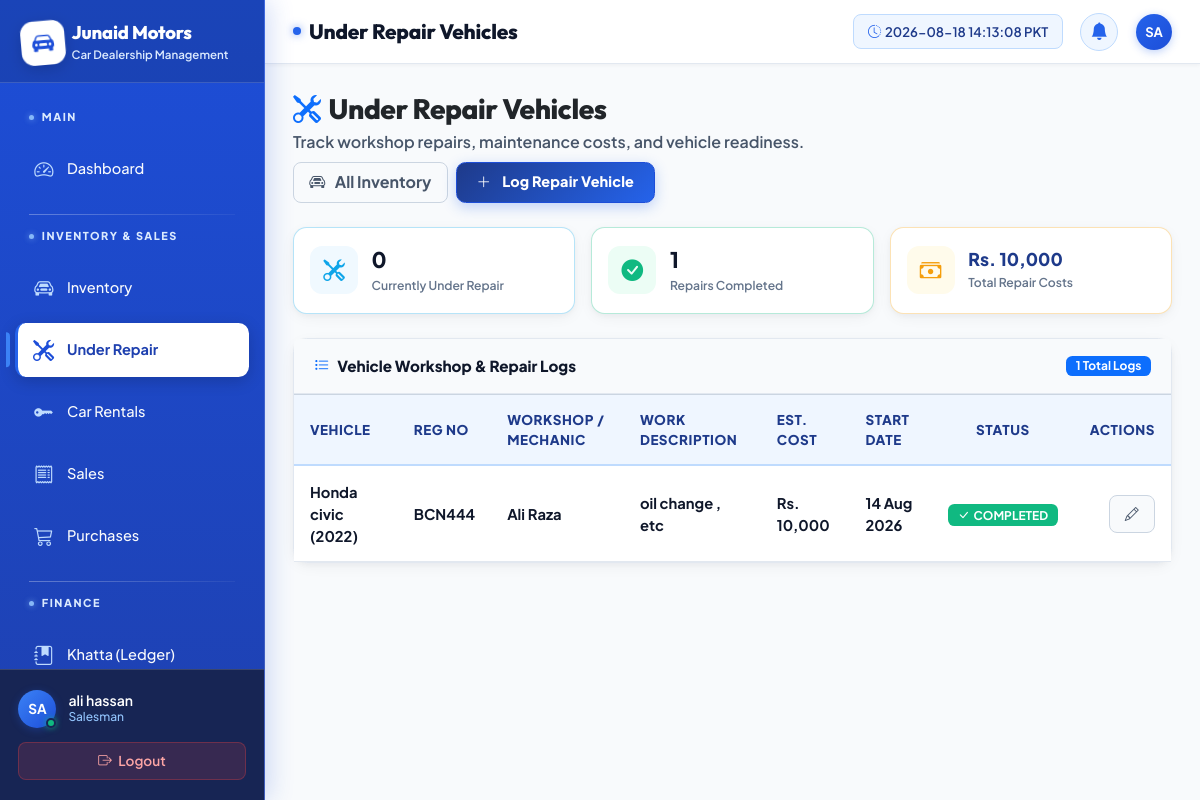
The page /inventory/repairs/ (signed in) on the database its author committed.
### apps/staff/models.py (models this page shows, shortened)
class StaffProfile(models.Model):
    ROLE_CHOICES = [
        ('admin', 'Admin'),
        ('manager', 'Manager'),
        ('salesman', 'Salesman'),
        ('accountant', 'Accountant'),
    ]
    user = models.OneToOneField(User, on_delete=models.CASCADE)
    role = models.CharField(max_length=20, choices=ROLE_CHOICES)
    phone = models.CharField(max_length=20)
    is_active = models.BooleanField(default=True)

### apps/inventory/models.py (models this page shows, shortened)
class CarRepair(models.Model):
    REPAIR_STATUS_CHOICES = [
        ('in_progress', 'In Progress'),
        ('pending_parts', 'Pending Parts'),
        ('completed', 'Completed'),
    ]
    car = models.ForeignKey(Car, on_delete=models.CASCADE, related_name='repairs')
    workshop_name = models.CharField(max_length=200)
    work_description = models.TextField(help_text="Details of repair or maintenance work")
    estimated_cost = models.DecimalField(max_digits=10, decimal_places=2, default=0)
    start_date = models.DateField()
    completion_date = models.DateField(blank=True, null=True)
    status = models.CharField(max_length=20, choices=REPAIR_STATUS_CHOICES, default='in_progress')
    notes = models.TextField(blank=True)

class Car(models.Model):
    STATUS_CHOICES = [
        ('available', 'Available'),
        ('reserved', 'Reserved'),
        ('sold', 'Sold'),
        ('under_repair', 'Under Repair'),
    ]
    name = models.CharField(max_length=200)
    model_year = models.IntegerField()
    color = models.CharField(max_length=100)
    registration_no = models.CharField(max_length=50, unique=True)
    purchase_price = models.DecimalField(max_digits=12, decimal_places=2)
    selling_price = models.DecimalField(max_digits=12, decimal_places=2)
    status = models.CharField(max_length=20, choices=STATUS_CHOICES, default='available')
    image = models.ImageField(upload_to='cars/', blank=True, null=True)
    video = models.FileField(upload_to='car_videos/', blank=True, null=True)
    entry_date = models.DateField(auto_now_add=True)
    notes = models.TextField(blank=True)

### apps/inventory/views.py (the view)
# urls.py: path('repairs/', views.repair_list, name='repair_list'),
@login_required
def repair_list(request):
    repairs = CarRepair.objects.select_related('car').order_by('-start_date')
    active_repairs = repairs.filter(status__in=['in_progress', 'pending_parts'])
    completed_repairs = repairs.filter(status='completed')
    total_cost = repairs.aggregate(Sum('estimated_cost'))['estimated_cost__sum'] or 0
    return render(request, 'inventory/repair_list.html', {
        'repairs': repairs,
        'active_repairs': active_repairs,
        'completed_repairs': completed_repairs,
        'active_count': active_repairs.count(),
        'completed_count': completed_repairs.count(),
        'total_cost': total_cost,
    })

### apps/dashboard/context_processors.py (called while the page is built)
def overdue_count(request):
    if request.user.is_authenticated:
        today = timezone.now().date()
        count = Installment.objects.filter(
            Q(status='overdue') | Q(status='pending', due_date__lt=today)
        ).count()
        return {'overdue_count': count}
    return {'overdue_count': 0}

### templates/inventory/repair_list.html (shortened to what this page needs)
{% extends 'base.html' %}
{% load humanize %}
{% block page_title %}Under Repair Vehicles{% endblock %}
{% block content %}
<div class="d-flex align-items-center justify-content-between mb-4 flex-wrap gap-2">
  <div>
    <h3 class="fw-extra-bold mb-1 text-dark"><i class="bi bi-tools text-primary me-2"></i>Under Repair Vehicles</h3>
    <p class="text-muted-custom mb-0 fs-7">Track workshop repairs, maintenance costs, and vehicle readiness.</p>
  </div>
  <div class="d-flex gap-2">
    <a href="{% url 'inventory_list' %}" class="btn-ghost fw-bold"><i class="bi bi-car-front me-1"></i>All Inventory</a>
    <a href="{% url 'add_repair' %}" class="btn btn-primary fw-bold"><i class="bi bi-plus-lg me-1"></i>Log Repair Vehicle</a>
  </div>
</div>
<div class="row g-3 mb-4">
  <div class="col-md-4">
    <div class="stat-card info">
      <div class="stat-icon"><i class="bi bi-tools"></i></div>
      <div class="stat-content">
        <div class="stat-value fw-extra-bold text-primary">{{ active_count }}</div>
        <div class="stat-label">Currently Under Repair</div>
      </div>
    </div>
  </div>
  <div class="col-md-4">
    <div class="stat-card success">
      <div class="stat-icon"><i class="bi bi-check-circle-fill"></i></div>
      <div class="stat-content">
        <div class="stat-value fw-extra-bold text-success">{{ completed_count }}</div>
        <div class="stat-label">Repairs Completed</div>
      </div>
    </div>
  </div>
  <div class="col-md-4">
    <div class="stat-card warning">
      <div class="stat-icon"><i class="bi bi-cash-stack"></i></div>
      <div class="stat-content">
        <div class="stat-value text-amount fw-extra-bold">Rs. {{ total_cost|floatformat:0|intcomma }}</div>
        <div class="stat-label">Total Repair Costs</div>
      </div>
    </div>
  </div>
</div>
<div class="card mb-4">
  <div class="card-header d-flex justify-content-between align-items-center">
    <div><i class="bi bi-list-task me-2 text-primary"></i><span class="fw-extra-bold">Vehicle Workshop & Repair Logs</span></div>
    <span class="badge bg-primary fw-bold">{{ repairs.count }} Total Logs</span>
  </div>
  <div class="card-body p-0">
    {% if repairs %}
    <div class="table-responsive">
      <table class="table mb-0 align-middle">
        <thead>
          <tr>
            <th>Vehicle</th>
            <th>Reg No</th>
            <th>Workshop / Mechanic</th>
            <th>Work Description</th>
            <th>Est. Cost</th>
            <th>Start Date</th>
            <th class="text-center">Status</th>
            <th class="text-end">Actions</th>
          </tr>
        </thead>
        <tbody>
          {% for r in repairs %}
          <tr>
            <td class="fw-extra-bold text-dark">{{ r.car.name }} ({{ r.car.model_year }})</td>
            <td class="fw-bold text-amber">{{ r.car.registration_no }}</td>
            <td class="fw-bold text-dark">{{ r.workshop_name }}</td>
            <td class="fw-semibold text-secondary" style="max-width:250px;">{{ r.work_description|truncatechars:60 }}</td>
            <td class="fw-extra-bold text-dark">Rs. {{ r.estimated_cost|floatformat:0|intcomma }}</td>
            <td class="fw-bold text-muted-custom">{{ r.start_date|date:"d M Y" }}</td>
            <td class="text-center">
              {% if r.status == 'in_progress' %}
                <span class="badge bg-primary"><i class="bi bi-gear-wide-connected me-1"></i>IN PROGRESS</span>
              {% elif r.status == 'pending_parts' %}
                <span class="badge bg-warning"><i class="bi bi-hourglass-split me-1"></i>PENDING PARTS</span>
              {% else %}
                <span class="badge badge-paid"><i class="bi bi-check-lg me-1"></i>COMPLETED</span>
              {% endif %}
            </td>
            <td class="text-end">
              <a href="{% url 'edit_repair' r.pk %}" class="btn btn-sm btn-ghost fw-bold" title="Edit Repair Log"><i class="bi bi-pencil"></i></a>
            </td>
          </tr>
          {% endfor %}
        </tbody>
      </table>
    </div>
    {% else %}
    <div class="empty-state"><i class="bi bi-tools"></i><p>No vehicle repair records logged yet. <a href="{% url 'add_repair' %}" class="text-primary fw-bold">Log a vehicle repair</a></p></div>
    {% endif %}
  </div>
</div>
{% endblock %}

### templates/base.html (shortened to what this page needs)
{% load static %}
{% load humanize %}
<!DOCTYPE html>
<html lang="en" data-bs-theme="light">
<head>
  <link rel="stylesheet" href="https://cdn.jsdelivr.net/npm/bootstrap@5.3.3/dist/css/bootstrap.min.css">
  <link rel="stylesheet" href="https://cdn.jsdelivr.net/npm/bootstrap-icons@1.11.3/font/bootstrap-icons.min.css">
  <link rel="stylesheet" href="{% static 'css/tailwind.css' %}?v=12.0">
  <link rel="stylesheet" href="{% static 'css/custom.css' %}?v=12.0">
  <link rel="stylesheet" href="{% static 'css/animations.css' %}?v=12.0">
</head>
<body>
<nav id="sidebar">
  <div class="sidebar-logo">
    <div class="d-flex align-items-center gap-2">
      <div class="logo-icon-badge">
        <i class="bi bi-car-front-fill"></i>
      </div>
      <div>
        <h4>Junaid Motors</h4>
        <span>Car Dealership Management</span>
      </div>
    </div>
  </div>
  <div class="sidebar-nav">
    <span class="nav-section-label">Main</span>
    <a href="{% url 'dashboard' %}" class="sidebar-link {% if request.resolver_match.url_name == 'dashboard' %}active{% endif %}">
      <i class="bi bi-speedometer2"></i> <span>Dashboard</span>
    </a>
    <span class="nav-section-label">Inventory &amp; Sales</span>
    <a href="{% url 'inventory_list' %}" class="sidebar-link {% if 'inventory' in request.path and 'repair' not in request.path and 'rent' not in request.path %}active{% endif %}">
      <i class="bi bi-car-front"></i> <span>Inventory</span>
    </a>
    <a href="{% url 'repair_list' %}" class="sidebar-link {% if 'repair' in request.path %}active{% endif %}">
      <i class="bi bi-tools"></i> <span>Under Repair</span>
    </a>
    <a href="{% url 'rent_list' %}" class="sidebar-link {% if 'rent' in request.path %}active{% endif %}">
      <i class="bi bi-key-fill"></i> <span>Car Rentals</span>
    </a>
    <a href="{% url 'sales_list' %}" class="sidebar-link {% if 'sale' in request.path %}active{% endif %}">
      <i class="bi bi-receipt"></i> <span>Sales</span>
    </a>
    <a href="{% url 'purchase_list' %}" class="sidebar-link {% if 'purchase' in request.path %}active{% endif %}">
      <i class="bi bi-cart3"></i> <span>Purchases</span>
    </a>
    <span class="nav-section-label">Finance</span>
    <a href="{% url 'khatta_list' %}" class="sidebar-link {% if 'khatta' in request.path %}active{% endif %}">
      <i class="bi bi-journal-bookmark-fill"></i> <span>Khatta (Ledger)</span>
    </a>
  </div>
  <div class="sidebar-footer">
    <div class="user-info">
      <div class="avatar-container">
        <div class="avatar-circle">{{ request.user.username|upper|slice:":2" }}</div>
        <span class="status-indicator online"></span>
      </div>
      <div>
        <div class="user-name">{{ request.user.get_full_name|default:request.user.username }}</div>
        <div class="user-role">
          {% if request.user.staffprofile %}{{ request.user.staffprofile.get_role_display }}{% else %}Admin{% endif %}
        </div>
      </div>
    </div>
    <a href="{% url 'staff_logout' %}" class="btn-logout w-100 text-center d-block">
      <i class="bi bi-box-arrow-right me-1"></i> Logout
    </a>
  </div>
</nav>
<div id="main-content">
  <div id="top-navbar">
    <div class="d-flex align-items-center gap-3">
      <h1 class="page-title">{% block page_title %}Dashboard{% endblock %}</h1>
    </div>
    <div class="navbar-actions">
      <div id="live-clock-wrapper">
        <i class="bi bi-clock-history text-amber me-1"></i>
        <span id="live-clock"></span>
      </div>
      <a href="{% url 'installment_list' %}?status=overdue" class="notif-btn text-decoration-none" title="Notifications">
        <i class="bi bi-bell-fill"></i>
      </a>
      <div class="avatar-circle navbar-avatar" title="{{ request.user.username }}">{{ request.user.username|upper|slice:":2" }}</div>
    </div>
  </div>
  <div id="content-area">
    {% block content %}{% endblock %}
  </div>
</div>
</body>
</html>

### static/css/animations.css (style rules this page uses)
.card, .stat-card, .inventory-card, .lead-card, .form-section-card { transition: transform 0.25s cubic-bezier(0.4, 0, 0.2, 1), box-shadow 0.25s cubic-bezier(0.4, 0, 0.2, 1), border-color 0.25s ease; }
button, .btn, .btn-amber, .btn-primary, .btn-ghost, .btn-outline-amber, .quick-action-btn { transition: all 0.2s cubic-bezier(0.4, 0, 0.2, 1) !important; }
.table tbody tr { transition: background-color 0.18s ease, transform 0.18s ease; }

### rows shown on the page
CarRepair: car.name "Honda civic", car.model_year "2022", car.registration_no "BCN444", workshop_name "Ali Raza", work_description "oil change , etc", estimated_cost "10,000", start_date "14 Aug 2026", status "completed" (drawn)

### other values the page prints
{{ request.user.username|upper|slice:":2" }} "SA"
{{ request.user.get_full_name|default:request.user.username }} "ali hassan"
{{ request.user.staffprofile.get_role_display }} "Salesman"
{{ active_count }} "0"
{{ completed_count }} "1"
{{ total_cost|floatformat:0|intcomma }} "10,000"
{{ repairs.count }} "1"
